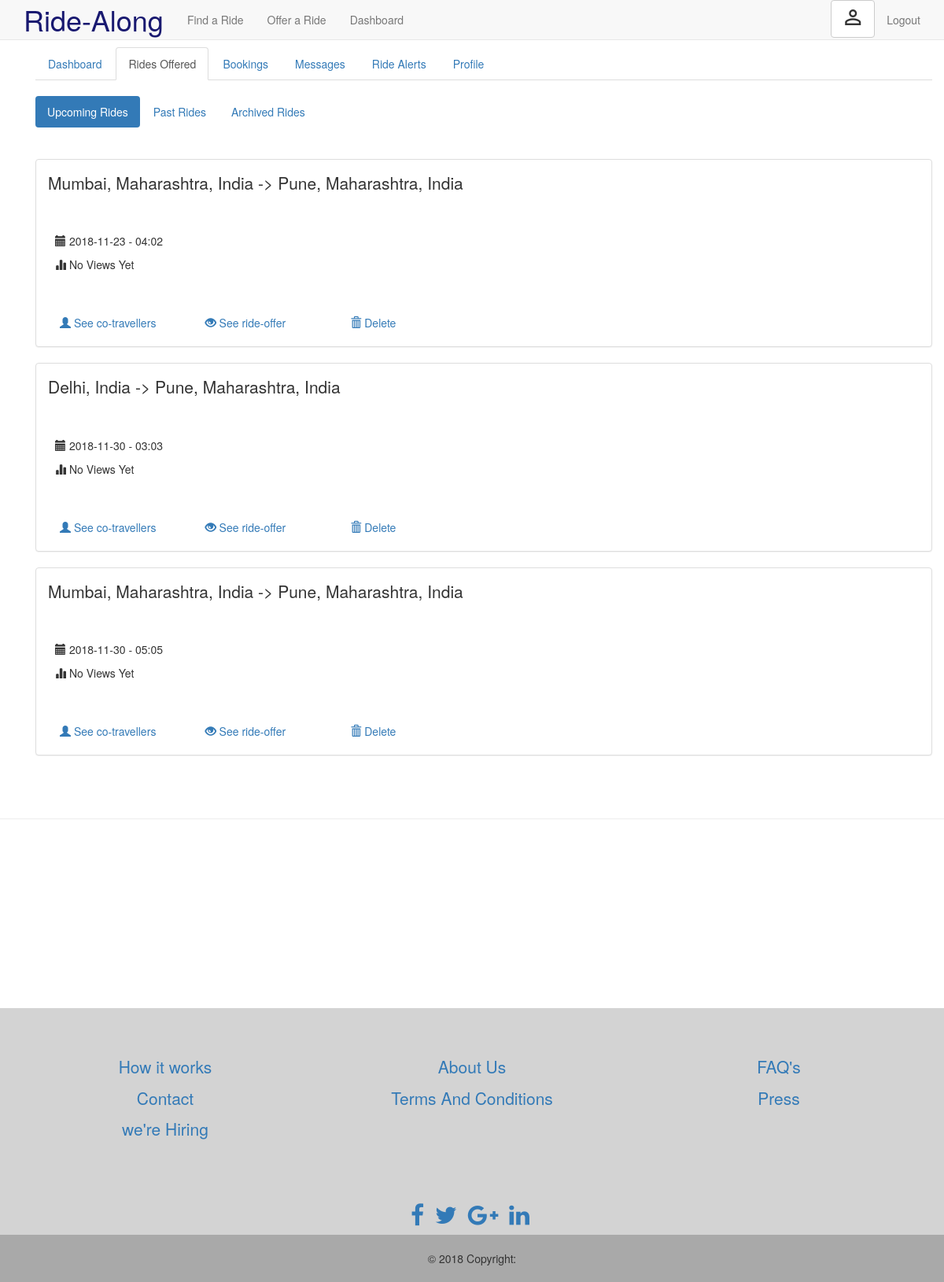
Page /rides (signed in) on the committed database.
### tables this page shows
CREATE TABLE "rides_offered" (
	`rideId`	INTEGER PRIMARY KEY AUTOINCREMENT,
	`userName`	text NOT NULL,
	`source`	text NOT NULL,
	`destination`	text NOT NULL,
	`lat1`	text NOT NULL,
	`long1`	text NOT NULL,
	`lat2`	text NOT NULL,
	`long2`	text NOT NULL,
	`offeredDate`	text NOT NULL,
	`offeredTime`	text NOT NULL,
	`offeredPrice`	int NOT NULL,
	`offeredSeats`	NUMERIC NOT NULL,
	`details`	text,
	`valid`	INTEGER NOT NULL,
	`seatsleft`	NUMERIC
);

### app.py (the view)
@app.route('/rides')
def rides():
    con = sqlite3.connect("CabSharing.db")
    cur = con.cursor()
    result = []
    username = session['username']
    cur.execute("select * from rides_offered where username = ? and valid = 1",[username])
    result = cur.fetchall()
    count = len(result)
    con.commit()
    return render_template('rides.html' , result = result , count = count , flag = 0)

### templates/rides.html (shortened to what this page needs)
  {% extends 'layout.html' %}
{% block body %}
<div class=" container ">
      <ul class="nav nav-tabs">
        <li ><a href="dashboard">Dashboard</a></li>
        <li class= "active"><a href="rides">Rides Offered</a></li>
        <li ><a href="bookings">Bookings</a></li>
        <li ><a href="messages">Messages</a></li>
        <li ><a href="#">Ride Alerts</a></li>
        <li ><a href="#">Profile</a></li>
      </ul>
      <br>
</div>
<div class="container text-center">
    <div  class="tab-pane fade in active">
      <ul class="nav nav-pills">
        <li class="active"><a  href="rides">Upcoming Rides</a></li>
        <li><a  href="past_rides">Past Rides</a></li>
        <li><a  href="#archived-rides">Archived Rides</a></li>
      </ul>
			<div  id="upcoming-rides" class="active text-left">
			      <br><br>
			    <div id="upcoming-ride-data">
            {% if count > 0 %}
              {% for i in range(count) %}
              <div class="row">
                <div class="col-sm-12">
                  <div class="panel panel-default text-left">
                    <div class="panel-body"><strong class="lead"> {{result[i][2]}} -> {{result[i][3]}} </strong>
                    </div>
                  <div class="well-lg">
                    <p>
                    <p><span class="glyphicon glyphicon-calendar"></span> {{result[i][8]}} - {{result[i][9]}}</p>
                    <p><span class="glyphicon glyphicon-stats"></span> No Views Yet<br><br></p>
                   </p>
                 </div>
                 <div class="container-fluid" >
                    <a href="see_cotravellers/{{result[i][0]}}/{{result[i][1]}}" class="col-sm-2"><span class="glyphicon glyphicon-user"></span> See co-travellers </a>
                    <a href="rides_found/{{result[i][0]}}/{{result[i][1]}}" class="col-sm-2" >
                      <span class="glyphicon glyphicon-eye-open"></span> See ride-offer </a>
                    <a href="" class="col-sm-1" ><span class="glyphicon glyphicon-trash"></span> Delete </a>
                    <br><br>
                 </div>
                  </div>
                </div>
              </div>
              {% endfor %}
            {% endif %}
			    </div>
   			</div>
		    <br><br>
		</div>
	</div>
</div>
{% endblock %}

### templates/layout.html (shortened to what this page needs)
<!DOCTYPE html>
<html>
  <head>
      <link rel="stylesheet" type="text/css" href="{{ url_for('static',filename='styles/design.css') }}">
      <link rel="stylesheet" type="text/css" href="{{ url_for('static',filename='styles/main.css') }}">
      <link rel="stylesheet" href="https://maxcdn.bootstrapcdn.com/bootstrap/3.3.7/css/bootstrap.min.css">
      <link rel="stylesheet" href="https://cdnjs.cloudflare.com/ajax/libs/font-awesome/4.7.0/css/font-awesome.min.css">
  </head>
  <body >
    {% include 'includes/_navbar.html' %}
    <div class="container my-container " >
      {% block body %}{% endblock %}
    <div>
    {% include 'includes/_footer.html' %}
    </div>
  </body>
</html>

### templates/includes/_navbar.html (shortened to what this page needs)
<nav class="navbar navbar-default navbar-fixed-top">
      <div class="container">
        <div class="navbar-header">
          <a class="navbar-brand" style="color:midnightblue; font-size: 36px" href="/">Ride-Along</a>
        </div>
        <div id="navbar" >
          <ul class="nav navbar-nav">
            <li >
              <a href="/findcab " > Find a Ride</a>
              </li>
            <li><a href="/offercab">Offer a Ride</a></li>
            <li><a href="/dashboard">Dashboard</a></li>
          </ul>
          <ul class="nav navbar-nav navbar-right">
            {% if session.logged_in %}
                <li class="dropdown">
                  <button class="btn btn-default" type="button" >
                  <i class="material-icons" style="font-size: 30px">person_outline</i></button>
                </li>
              <li><a href="/logout">Logout</a></li>
            {% else %}
              <li><a href="/register">Register</a></li>
              <li><a href="/login">Login</a></li>
            {% endif %}
          </ul>
        </div>
      </div>
    </nav>

### templates/includes/_footer.html (shortened to what this page needs)
<hr>
<div class="mine" style="background-color:#D3D3D3; margin-top:20% ; ">
<br><br><br>
    <div class="container text-center" style="color: blue">
      <div class="row" >
        <div class="col-xs-6 col-md-4">
          <ul class="list-unstyled lead" >
            <li>
              <a href="#!">How it works</a>
            </li>
            <li>
              <a href="#!">Contact</a>
            </li>
            <li>
              <a href="#!">we're Hiring</a>
            </li>
          </ul>
        </div>
        <div class="col-xs-6 col-md-4">
          <ul class="list-unstyled lead">
            <li>
              <a href="#!">About Us</a>
            </li>
            <li>
              <a href="#!">Terms And Conditions</a>
            </li>
          </ul>
        </div>
        <div class="col-xs-6 col-md-4 ">
          <ul class="list-unstyled lead">
            <li>
              <a href="#!">FAQ's</a>
            </li>
            <li>
              <a href="#!">Press</a>
            </li>
          </ul>
        </div>
      </div>
    </div>
    <br>
    <br>
    <div >
      <br>
    <ul class="list-unstyled list-inline text-center" >
      <li class="list-inline-item">
        <a class="btn-floating btn-fb mx-1">
          <i class="fa fa-facebook" style="font-size: 30px"> </i>
        </a>
      </li>
      <li class="list-inline-item">
        <a class="btn-floating btn-tw mx-1">
          <i class="fa fa-twitter" style="font-size: 30px"> </i>
        </a>
      </li>
      <li class="list-inline-item">
        <a class="btn-floating btn-gplus mx-1">
          <i class="fa fa-google-plus" style="font-size: 30px"> </i>
        </a>
      </li>
      <li class="list-inline-item">
        <a class="btn-floating btn-li mx-1">
          <i class="fa fa-linkedin" style="font-size: 30px"> </i>
        </a>
      </li>
    </ul>
    </div>
    <div class="footer-copyright text-center py-3" style="background-color: #A9A9A9">
      <br>
      © 2018 Copyright:
      <br>
      <br>
    </div>
  </div>

### static/styles/design.css (style rules this page uses)
html, body { height: 100%; margin: 0; padding: 0; }

### static/styles/main.css (style rules this page uses)
.my-container { margin-top: 5%; background-color: white; }

### rows in the picture
rides_offered: source "Mumbai, Maharashtra, India", destination "Pune, Maharashtra, India", offeredDate "2018-11-23", offeredTime "04:02"
rides_offered: source "Delhi, India", destination "Pune, Maharashtra, India", offeredDate "2018-11-30", offeredTime "03:03"
rides_offered: source "Mumbai, Maharashtra, India", destination "Pune, Maharashtra, India", offeredDate "2018-11-30", offeredTime "05:05"
